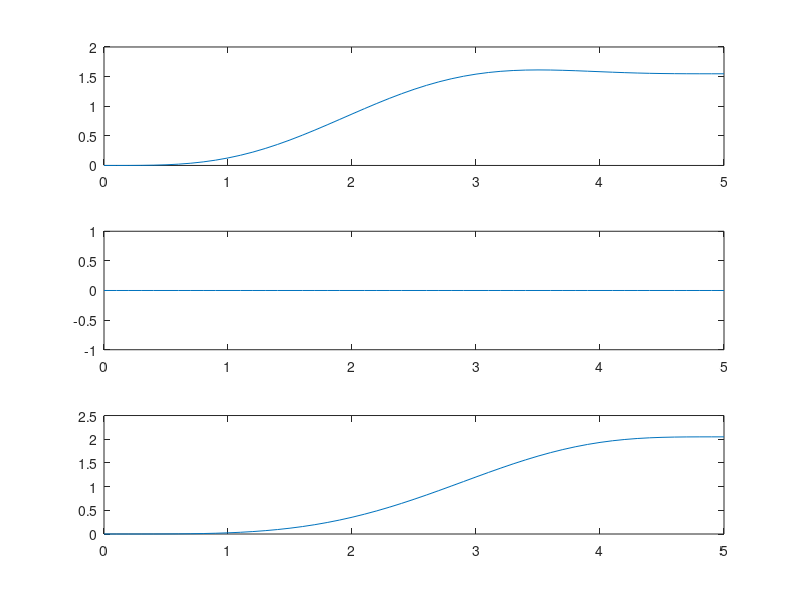

MATLAB code to generate this figure: (Note: this script raises an error after producing the figure.)
clear
close all
X = dlmread("data/states.txt");
U = dlmread("data/controls.txt");

x = X(:,1);
y = X(:,2);
z = X(:,3);

vx = X(:,4);
vy = X(:,5);
vz = X(:,6);

ax = X(:,7);
ay = X(:,8);
az = X(:,9);

ga = X(:,13);
wz = X(:,14);

q1 = X(:,15);
q2 = X(:,16);

sx = U(:,1);
sy = U(:,2);
sz = U(:,3);

wzd = U(:,4);
qd1 = U(:,5);
qd2 = U(:,6);

t = 0:0.1:5;

figure
subplot(3,1,1)
plot(t,x)
subplot(3,1,2)
plot(t,y)
subplot(3,1,3)
plot(t,z)
suptitle('Quad Position')

figure
subplot(3,1,1)
plot(t,vx)
subplot(3,1,2)
plot(t,vy)
subplot(3,1,3)
plot(t,vz)
suptitle('Quad Velocity')

figure
subplot(3,1,1)
plot(t,ax)
subplot(3,1,2)
plot(t,ay)
subplot(3,1,3)
plot(t,az)
suptitle('Quad Acceleration')

figure
subplot(2,1,1)
plot(t,ga)
subplot(2,1,2)
plot(t,wz)
suptitle('Yaw and Yaw rate')

figure
subplot(2,1,1)
plot(t,q1)
subplot(2,1,2)
plot(t,q2)
suptitle('Joint Angles')

figure
subplot(2,1,1)
plot(t,qd1)
subplot(2,1,2)
plot(t,qd2)
suptitle('Joint Velocities')

figure
subplot(3,1,1)
plot(t,sx)
subplot(3,1,2)
plot(t,sy)
subplot(3,1,3)
plot(t,sz)
suptitle('Quad Snap')
